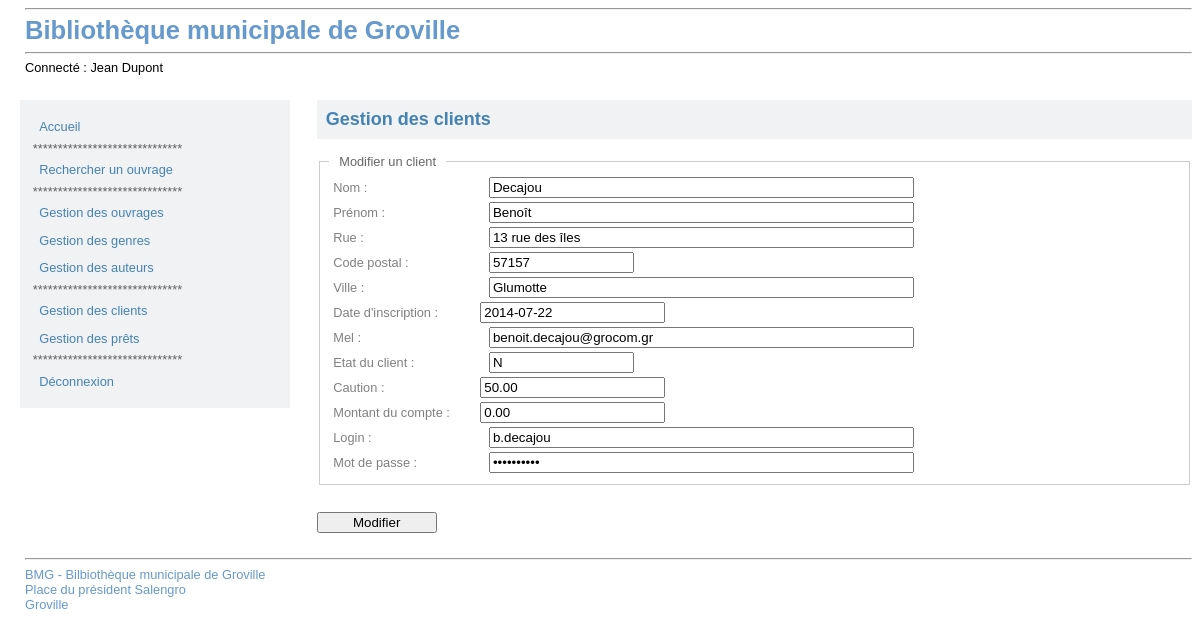
Page /index.php?uc=gererClients&action=modifierClient&option=saisirClient&id=1 on the committed database.
### tables this page shows
CREATE TABLE IF NOT EXISTS `client` (
  `no_client` int(11) NOT NULL AUTO_INCREMENT,
  `nom_client` varchar(50) NOT NULL,
  `prenom` varchar(50) NOT NULL,
  `rue_client` varchar(50) DEFAULT NULL,
  `code_post` char(5) NOT NULL,
  `ville` varchar(50) NOT NULL,
  `date_inscr` date NOT NULL,
  `login` varchar(50) DEFAULT NULL,
  `password` varchar(10) DEFAULT NULL,
  `mel` varchar(128) DEFAULT NULL,
  `etat_client` char(1) NOT NULL DEFAULT 'N',
  `caution` decimal(5,2) NOT NULL DEFAULT '50.00',
  `caution_encaissee` bit(1) NOT NULL DEFAULT b'0',
  `montant_compte` decimal(7,2) NOT NULL DEFAULT '0.00',
  PRIMARY KEY (`no_client`)
);

### modele/ClientDal.class.php (called while the page is built, shortened)
<?php
require_once ('PdoDao.class.php');
class ClientDal {
    public static function loadClientById($id) {
        $cnx = new PdoDao();
        $qry =  "SELECT no_client as ID, "
            . "nom_client as Nom, "
            . "prenom, "
            . "rue_client, "
            . "code_post, "
            . "ville, "
            . "date_inscr, "
            . "login, "
            . "password, "
            . "mel, "
            . "etat_client, "
            . "caution, "
            . "caution_encaissee, "
            . "montant_compte "
            . "FROM client "
            . "WHERE no_client = ?";
        $res = $cnx->getRows($qry, array($id), 1);
        if (!empty($res)) {
            return new Client($id,
              $res[0]->Nom,
              $res[0]->prenom,
              $res[0]->rue_client,
              $res[0]->code_post,
              $res[0]->ville,
              $res[0]->date_inscr,
              $res[0]->mel,
              $res[0]->etat_client,
              $res[0]->montant_compte,
              $res[0]->login,
              $res[0]->password,
              $res[0]->caution,
              $res[0]->caution_encaissee);
        }
        else {
            return NULL;
        }
    }
}
?>

### modele/PdoDao.class.php (called while the page is built, shortened)
<?php
class PdoDao extends PDO {
    public function getRows($sql, $params, $style) {
        try {
            $res = $this->prepare($sql);
            $res->execute($params);
        }
        catch (PDOException $e) {
            return $e;
        }
        if ($res) {
            if ($style) {
                return $res->fetchAll(PDO::FETCH_CLASS, 'ArrayObject');
            }
            else {
                return $res->fetchAll();
            }
        }
        else {
            return NULL;
        }
    }
}

### include/_reference.lib.php (called while the page is built, shortened)
<?php
class Client {
    private $_id;
    private $_nom;
    private $_prenom;
    private $_rue;
    private $_codePost;
    private $_ville;
    private $_login;
    private $_password;
    private $_mel;
    private $_etat_client;
    private $_caution;
    public function getId() {
        return $this->_id;
    }
    public function getNom() {
        return $this->_nom;
    }
    public function getPrenom() {
        return $this->_prenom;
    }
    public function getRue() {
        return $this->_rue;
    }
    public function getCodePost() {
        return $this->_codePost;
    }
    public function getVille() {
        return $this->_ville;
    }
    public function getDateInscr() {
        return $this->_dateInscr;
    }
    public function getLogin() {
        return $this->_login;
    }
    public function getPassword() {
        return $this->_password;
    }
    public function getMel() {
        return $this->_mel;
    }
    public function getEtatClient() {
        return $this->_etat_client;
    }
    public function getCaution() {
        return $this->_caution;
    }
    public function getMontantCompte() {
        return $this->_montantCompte;
    }
    public function setId($p_Id) {
        $this->_id = $p_Id;
    }
    public function setNom($p_Nom) {
        $this->_nom = $p_Nom;
    }
    public function setPrenom($p_Prenom) {
        $this->_prenom = $p_Prenom;
    }
    public function setRue($p_Rue) {
        $this->_rue = $p_Rue;
    }
    public function setCodePost($p_CodePost) {
        $this->_codePost = $p_CodePost;
    }
    public function setVille($p_Ville) {
        $this->_ville = $p_Ville;
    }
    public function setDateInscr($p_Date_Inscr) {
        $this->_dateInscr = $p_Date_Inscr;
    }
    public function setLogin($p_Login) {
        $this->_login = $p_Login;
    }
    public function setPassword($p_Password) {
        $this->_password = $p_Password;
    }
    public function setMel($p_Mel) {
        $this->_mel = $p_Mel;
    }
    public function setEtatClient($p_Etat_Client) {
        $this->_etat_client = $p_Etat_Client;
    }
    public function setCaution($p_Caution) {
        $this->_caution = $p_Caution;
    }
    public function setMontantCompte($p_Montant_Compte) {
        $this->_montantCompte = $p_Montant_Compte;
    }
}

### vues/v_modifierClient.php (the view, shortened to what this page needs)
<div id="content">
    <h2>Gestion des clients</h2>
    <div id="object-list">
        <form action="index.php?uc=gererClients&action=modifierClient&option=validerClient&id=<?php echo $leClient->getId() ?>" method="post" enctype="multipart/form-data">
            <div class="corps-form">
                <fieldset>
                    <legend>Modifier un client</legend>
                    <table>
                        <tr>
                            <td>
                                <label for="txtNom">
                                    Nom :
                                </label>
                            </td>
                            <td>
                                <input
                                    type="text" id="txtNom"
                                    name="txtNom"
                                    size="50" maxlength="50"
                                    value="<?php echo $leClient->getNom() ?>"
                                />
                            </td>
                        </tr>
                        <tr>
                            <td>
                                <label for="txtPrenom">
                                    Prénom :
                                </label>
                            </td>
                            <td>
                                <input
                                    type="text" id="txtPrenom"
                                    name="txtPrenom"
                                    size="50" maxlength="50"
                                    value="<?php echo $leClient->getPrenom() ?>"
                                />
                            </td>
                        </tr>
                        <tr>
                            <td>
                                <label for="txtRue">
                                    Rue :
                                </label>
                            </td>
                            <td>
                                <input
                                    type="text" id="txtRue"
                                    name="txtRue"
                                    size="50" maxlength="50"
                                    value="<?php echo $leClient->getRue() ?>"
                                />
                            </td>
                        </tr>
                        <tr>
                            <td>
                                <label for="txtCP">
                                    Code postal :
                                </label>
                            </td>
                            <td>
                                <input
                                    type="text" id="txtCP"
                                    name="txtCP"
                                    size="15" maxlength="5"
                                    value="<?php echo $leClient->getCodePost() ?>"
                                />
                            </td>
                        </tr>
                        <tr>
                            <td>
                                <label for="txtVille">
                                    Ville :
                                </label>
                            </td>
                            <td>
                                <input
                                    type="text" id="txtVille"
                                    name="txtVille"
                                    size="50" maxlength="50"
                                    value="<?php echo $leClient->getVille() ?>"
                                />
                            </td>
                        </tr>
                        <tr>
                            <td>
                                <label for="dateInscr">
                                    Date d'inscription :
                                </label>
                            </td>
                            <td>
                                <input
                                    type="datetime" id="dateInscr"
                                    name="dateInscr"
                                    value="<?php echo $leClient->getDateInscr() ?>"
                                />
                            </td>
                        </tr>
                        <tr>
                            <td>
                                <label for="txtMel">
                                    Mel :
                                </label>
                            </td>
                            <td>
                                <input
                                    type="text" id="txtMel"
                                    name="txtMel"
                                    size="50" maxlength="128"
                                    value="<?php echo $leClient->getMel() ?>"
                                />
                            </td>
                        </tr>
                        <tr>
                            <td>
                                <label for="txtEtat">
                                    Etat du client :
                                </label>
                            </td>
                            <td>
                                <input
                                    type="text" id="txtEtat"
                                    name="txtEtat"
                                    size="15" maxlength="1"
                                    value="<?php echo $leClient->getEtatClient() ?>"
                                />
                            </td>
                        </tr>
                        <tr>
                            <td>
                                <label for="txtCaution">
                                    Caution :
                                </label>
                            </td>
                            <td>
                                <input
                                    type="number" step="1"
                                    id="txtCaution" name="txtCaution"
                                    min="0,00" max="1000,00"
                                    value="<?php echo $leClient->getCaution() ?>"
                                />
                            </td>
                        </tr>
                        <tr>
                            <td>
                                <label for="txtMontant">
                                    Montant du compte :
                                </label>
                            </td>
                            <td>
                                <input
                                    type="number" step="1"
                                    id="txtMontant" name="txtMontant"
                                    min="0,00" max="1000,00"
                                    value="<?php echo $leClient->getMontantCompte() ?>"
                                />
                            </td>
                        </tr>
                        <tr>
                            <td>
                                <label for="txtLogin">
                                    Login :
                                </label>
                            </td>
                            <td>
                                <input
                                    type="text" id="txtLogin"
                                    name="txtLogin"
                                    size="50" maxlength="50"
                                    value="<?php echo $leClient->getLogin() ?>"
                                />
                            </td>
                        </tr>
                        <tr>
                            <td>
                                <label for="txtMdp">
                                    Mot de passe :
                                </label>
                            </td>
                            <td>
                                <input
                                    type="password" id="txtMdp"
                                    name="txtMdp"
                                    size="50" maxlength="10"
                                    value="<?php echo $leClient->getPassword() ?>"
                                />
                            </td>
                        </tr>
                    </table>
                </fieldset>
            </div>
            <div class="pied-form">
                <p>
                    <input id="cmdValider" name="cmdValider"
                           type="submit"
                           value="Modifier"
                           />
                </p>
            </div>
        </form>
    </div>
</div>

### styles/screen.css (style rules this page uses)
﻿ h1, h2, h3 { color: #4582B4; font-weight: bold; }
h2 { font-size: 1em; background-color: #f1f2f4; padding: 0.5em; }
fieldset { margin-bottom: 10px; border: #CCC 1px solid; }
fieldset legend { padding: 0 10px 0 10px; color: #666; }
label { color: Gray; width: 120px; }
input[type=radio], input[type=text], input[type=password], input[type=checkbox], input[type=date], select, option, textarea { margin-left: 30px; }
input[type=submit], input[type=reset] { margin-top: 15px; width: 120px; cursor: pointer; }
body { margin-left: 20px; font-family: Verdana, Geneva, Arial, Helvetica, sans-serif; font-size: 0.8em; }
#content { border: none; padding-left: 1.3em; background-color: white; margin-left: 280px; min-height:27em; }
#content h2 { font-size: large; text-align: left; margin: 0; margin-bottom: 0.5em; }
.corps-form { margin-top: 15px; }
.pied-form { text-align: left ; margin-top: 0em; }
#object-list { margin : 10px 0 10px 0; }
#object-list td { padding: 1px 5px 1px 2px; }

### rows in the picture
client: txtNom "Decajou", txtPrenom "Benoît", txtRue "13 rue des îles", txtCP "57157", txtVille "Glumotte", dateInscr "2014-07-22", txtMel "benoit.decajou@grocom.gr", txtEtat "N", txtCaution "50.00", txtMontant "0.00", txtLogin "b.decajou"

### other values in the picture
$_SESSION['prenom'] "Jean"
$_SESSION['nom'] "Dupont"
